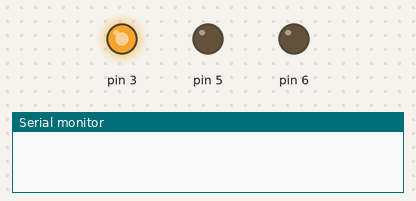
Bench run of a sketch on a simulated Arduino Uno, built with avr-gcc and run on an emulated ATmega328P. Parts: output pins drawn as LEDs (lit = HIGH), the last lines printed to the serial monitor. Random numbers use the default seed unless the sketch sets one.

Above: at 0.05 s.
At 4.91 s:
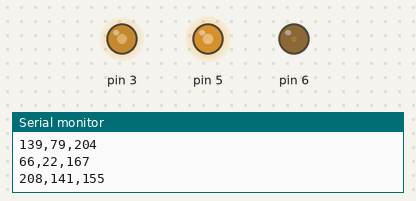
At 9.88 s:
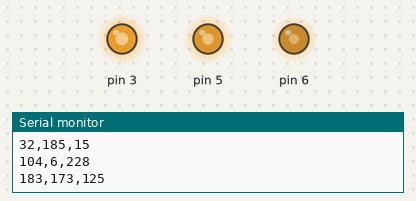
At 19.83 s:
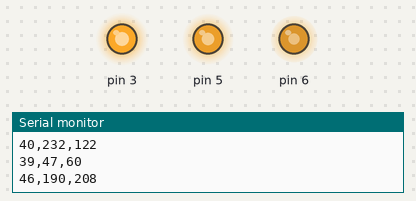
At 29.77 s:
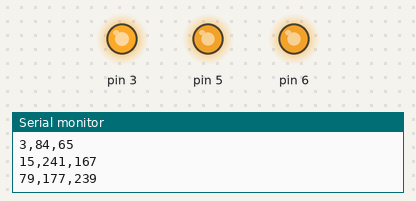
At 39.94 s:
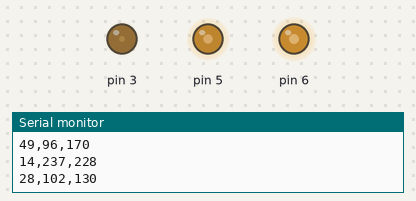
Timing chart, 0 to 40.0 s (numbered marks = the images above):
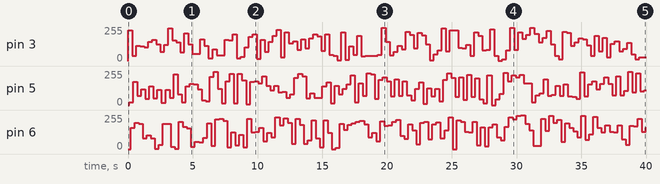

Measured:
- by itself, pin 3: 0/255 → 232/255 at 0.00 s, → 38/255 0.31 s later, → 114/255 0.31 s later, → 109/255 0.31 s later, … (129 changes in this stretch)
- by itself, pin 5: 0/255 → 19/255 at 0.10 s, → 175/255 0.31 s later, → 68/255 0.31 s later, → 120/255 0.31 s later, … (129 changes in this stretch)
- by itself, pin 6: 0/255 → 158/255 at 0.20 s, → 197/255 0.31 s later, → 188/255 0.31 s later, → 80/255 0.31 s later, … (129 changes in this stretch)

The sketch:

sketch04_pwm_3_leds.ino
```cpp
int pwm1 = 0;
int pwm2 = 0;
int pwm3 = 0;
int ledR = 3;
int ledG = 5;
int ledB = 6;

// the setup function runs once when you press reset or power the board
void setup() {
  Serial.begin(9600);
}

// the loop function runs over and over again forever
void loop() {
  pwm1 = random(0,255);
  pwm2 = random(0,255);
  pwm3 = random(0,255);
  pwmLed(ledR,pwm1);
  pwmLed(ledG,pwm2);
  pwmLed(ledB,pwm3);

  //Serial.print("AA19AA12 LED_R ");
  Serial.print(pwm1);
  Serial.print(",");
  //Serial.print(" LED_G ");
  Serial.print(pwm2);
  Serial.print(",");
  //Serial.print(" LED_B ");
  Serial.println(pwm3);
  delay(10);
}

void pwmLed(int led,int pwmValue){
  analogWrite(led,pwmValue);
  delay(100);
}
```
